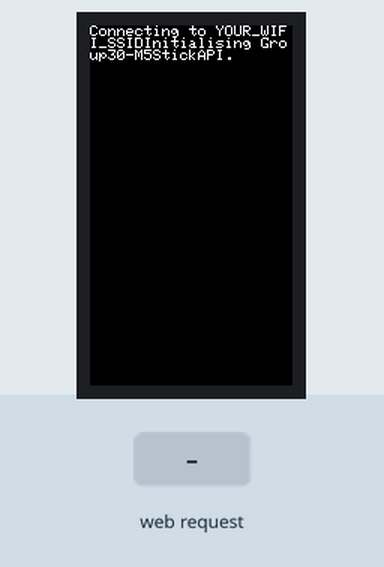
Recording of a sketch running on a simulated ESP32. On the bench: 135×240 colour display. The inputs (shaded band) are chosen by the test bench. WiFi joins after 1.5 s; servers stay silent unless stated; the local clock reads 2024-03-15 10:24:30 at power-on unless the sketch sets it; what the sketch prints to the serial monitor is not drawn.

Above: at 0.7 s.
At 2.8 s:
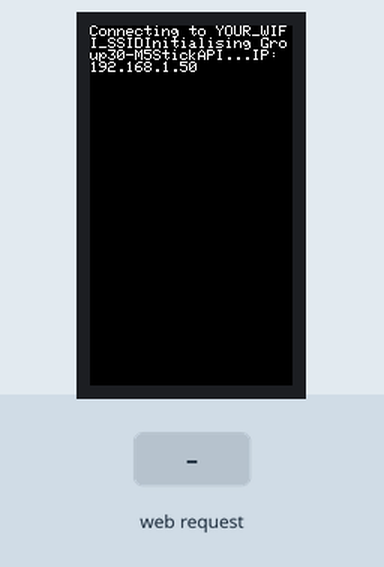
2.9 s: HTTP request GET /get-data received
At 3.8 s:
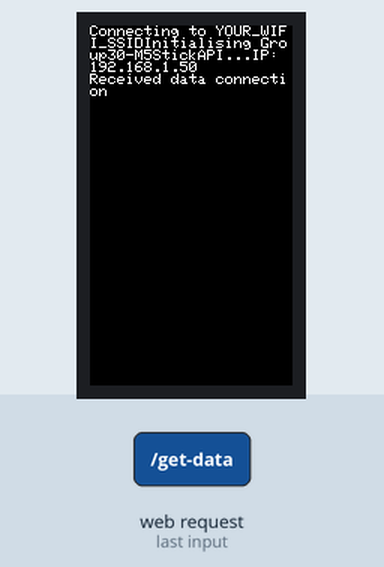
Timing chart, 0 to 5.9 s (numbered marks = the images above; inputs shaded):
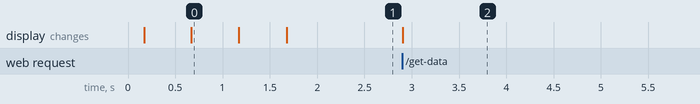

The sketch:

M5StickServer.ino
```cpp
#include <WiFi.h>
#include <WebServer.h>
#include <M5StickCPlus.h>
#include <ArduinoJson.h>
#include "time.h"

// Serial
#define SERIAL_RX 0
#define SERIAL_TX 25
#define LORA_BAUD_RATE 115200

#define timeZone 32400
RTC_TimeTypeDef RTC_TimeStruct;
RTC_DateTypeDef RTC_DateStruct;

// Function Prototype
void handleRouteNotFound();
void handleToggleLights();
void handleGetData();
void setupWifi();
void setupSyncTimeServer();


// Global variable
const char* ssid = "YOUR_WIFI_SSID";
const char* password = "YOUR_WIFI_PASSWORD";

// NTP Server that is used for timesync
char* ntpServer =  "sg.pool.ntp.org";

// Standardized message
struct Message {
  uint8_t destID;
  uint8_t payload[50];
  uint8_t checksum;
};

WebServer httpServer(80);

// We transfer the Serial to
void setup() {

    M5.begin();

    // Setup WiFi (E.g. WIFI Connection)
    setupWifi();

    // Setup NTP Timing
    setupSyncTimeServer();

    // Setup UART transmission to MainLoRaNode (We can use Serial1 to send data over to the LoRaMainNode)
    Serial1.begin(LORA_BAUD_RATE, SERIAL_8N1, SERIAL_RX, SERIAL_TX);

    // Setup event handlers for server.
    // Upon receiving command from the httpServer
    // Send it through UART(Serial1) to LoRaWAN respective deviceID (E.g. DeviceID=2 with action)
    httpServer.on("/get-data", handleGetData);
    httpServer.on("/toggle-light", handleToggleLights);

    // Setup Server
    httpServer.begin();
    Serial.println("HTTP Server started");
    Serial.println("Connected to the WiFi network. IP Address: ");
    Serial.println(WiFi.localIP());
}

void handleToggleLights() {
    // Send to the LoRa via UART
    String data = "TOGGLIGHTS\n";
    Serial1.write(data.c_str());

//   if (request->hasParam("deviceID")) {

//     // Send this request to MainLoRaNode for it to send it to the respective LoRaNode (Child)
//     // By doing this, we are assuming that the server is always connected to the main LoRaNode
//     // Example data to be sent
//     // 1:TOGGLELIGHT\n
//     // Where 1 is the deviceID and TOGGLELIGHT is the command
//     // Basically telling deviceID to toggle the lights on
//     String data = String(request->getParam("deviceID", true)->value()) + ":" + "TOGGLELIGHT" + "\n";
//     // Send the data over to the Main LoraNode
//     Serial1.write(data.c_str());
//   }
}

void handleRouteNotFound() {
    JsonDocument doc;
    doc["message"] = "Route not found";

    String jsonOutput;
    serializeJson(doc, jsonOutput);

    httpServer.send(404, "application/json", jsonOutput);
}

void handleGetData() {
    M5.Lcd.printf("Received data connection\n");
    Serial1.write("Received battle of Yutong\n");

    httpServer.send(200, "text/plain", "Received data connection");
}

void setupSyncTimeServer() {
    // Set ntp time to local
    configTime(timeZone, 0, ntpServer);

    // Get local time
    struct tm timeInfo;
    if (getLocalTime(&timeInfo)) {
        // Set RTC time
        RTC_TimeTypeDef TimeStruct;
        TimeStruct.Hours   = timeInfo.tm_hour;
        TimeStruct.Minutes = timeInfo.tm_min;
        TimeStruct.Seconds = timeInfo.tm_sec;
        M5.Rtc.SetTime(&TimeStruct);

        RTC_DateTypeDef DateStruct;
        DateStruct.WeekDay = timeInfo.tm_wday;
        DateStruct.Month = timeInfo.tm_mon + 1;
        DateStruct.Date = timeInfo.tm_mday;
        DateStruct.Year = timeInfo.tm_year + 1900;
        M5.Rtc.SetDate(&DateStruct);
        Serial.println("Time is now matching NTP");
    }
}

void setupWifi() {
    delay(10);
    M5.Lcd.printf("Connecting to %s", ssid);
    WiFi.mode(WIFI_STA);        // Set the mode to WiFi station mode.
    WiFi.begin(ssid, password); // Start Wifi connection.

    M5.Lcd.printf("Initialising Group30-M5StickAPI", 0);

    // Setting the hostname
    WiFi.setHostname("Group30-M5StickAPI");

    Serial.print("Starting WiFI connection");
    while (WiFi.status() != WL_CONNECTED)
    {
    delay(500);
    M5.Lcd.print(".");
    Serial.println("Attempting to connect to WiFi");
    }
    M5.Lcd.print("IP: ");
    M5.Lcd.println(WiFi.localIP());
}

void loop() {
    // Server refers to API
    httpServer.handleClient();

    if (RTC_TimeStruct.Hours == 8) {
        String data = "TOGGLIGHTS\n";
        Serial1.write(data.c_str());
    }

    if (RTC_TimeStruct.Hours == 20) {
        String data = "TOGGLIGHTS\n";
        Serial1.write(data.c_str());
    }
}
```

Measured:
- after the input at 2.9 s, the display: changes at once (image 2)
